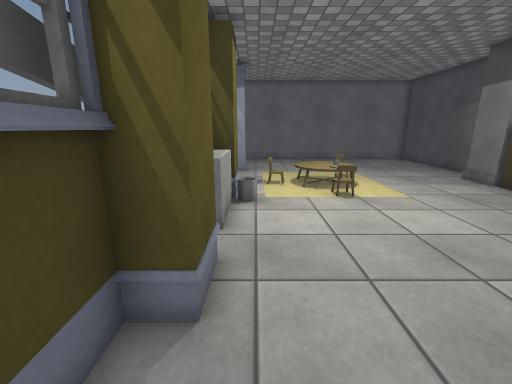
view 1 (above)

12 first-person views from a walk through a Unity game level. The camera is 1.3 m above the floor, tilts 14° down and sees 90° across. The floor is counted in squares, 0.5 m on a side. Each view is taken from the middle of a square. On the plan, view 1 faces up. The plan holds only what a view shows up to about 18 squares ahead; the rest is blank. The place goes on beyond the plan. Surface patterns are stand-ins for the level's own textures.

view 2
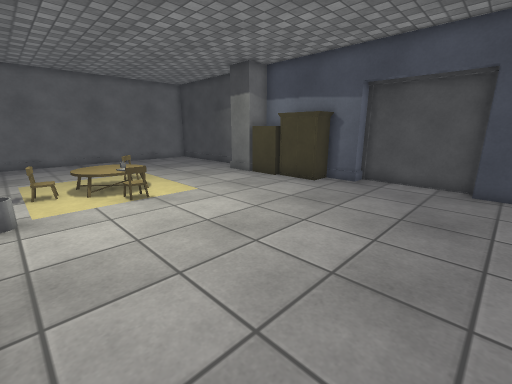

view 3
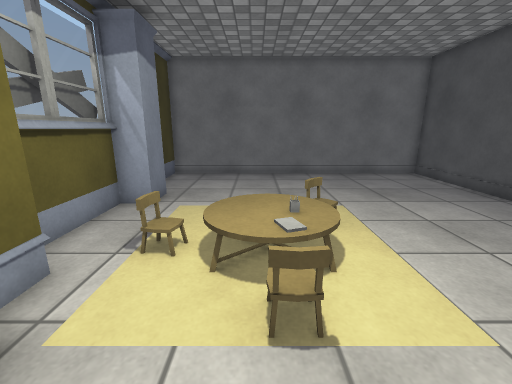

view 4
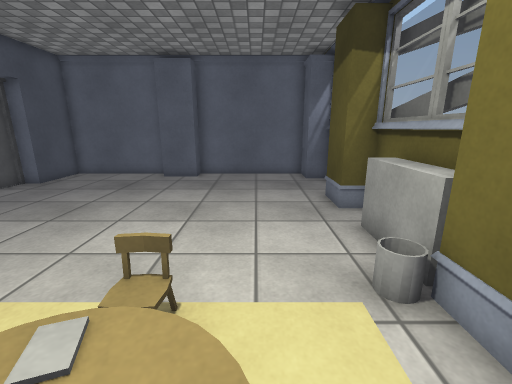

view 5
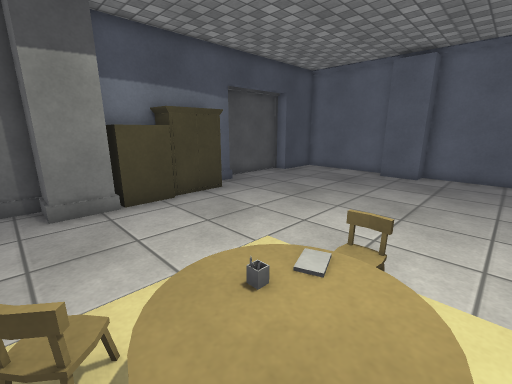

view 6
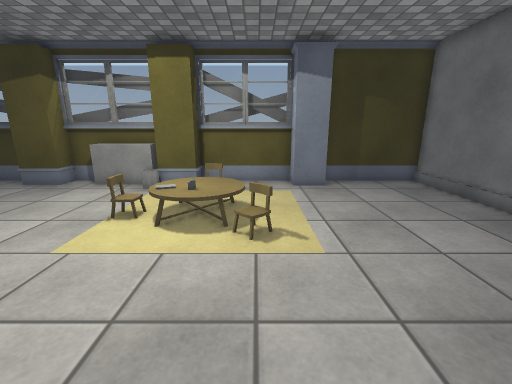

view 7
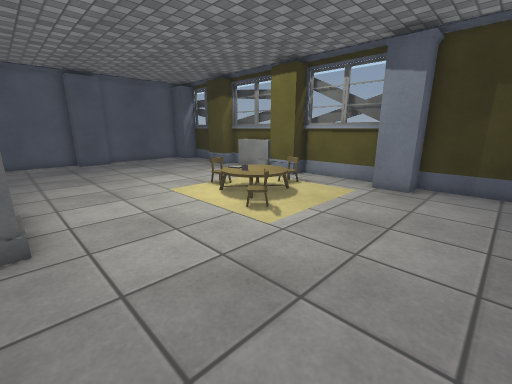

view 8
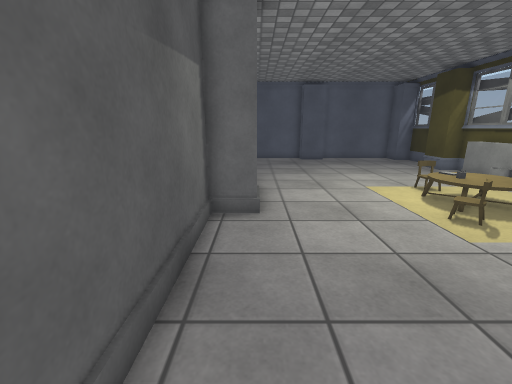

view 9
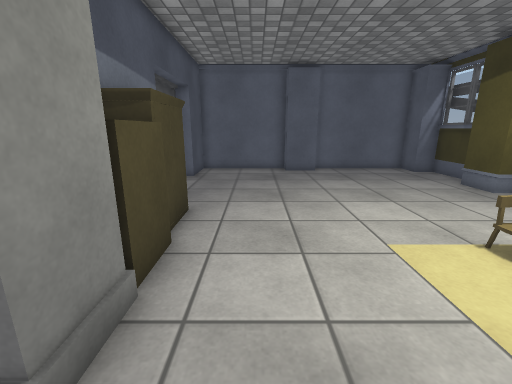

view 10
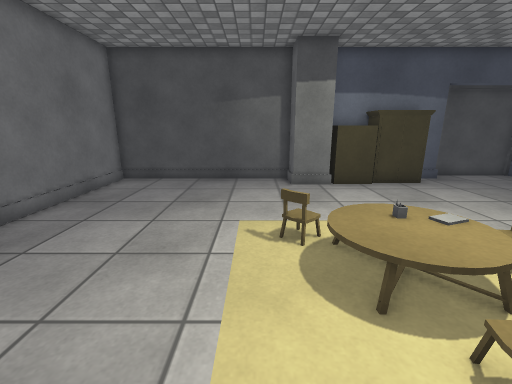

view 11
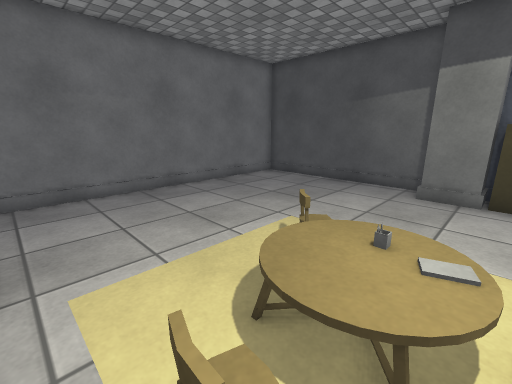

view 12
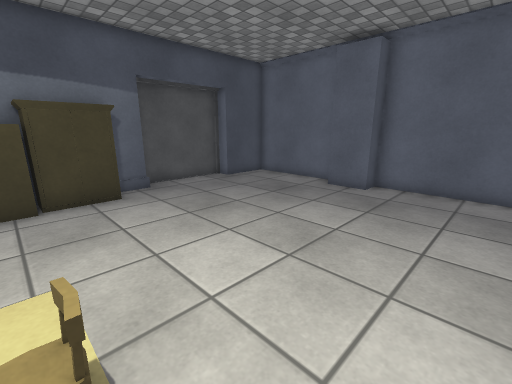

### Floor plan
Key: @ floor where view 1 was taken; # wall or solid block; . floor; B box; O other object.
Columns run from 2 left of view 1 to 13 right of it. Each row starts with its distance up from view 1.
 22 ################
 21 #.............#
 20 #.............#
 19 #.............#
 18 #.............#
 17 ##............#
 16 ##............#
 15 #.............#
 14 #.....BO......#
 13 #....OO......##
 12 #..OOOO......##
 11 ##...OO......BB
 10 ##...BB......BB
  9 #B...........##
  8 #B...........##
  7 #B...........##
  6 #B............#
  5 ##.............#
  4 ##.............#
  3 ##.............#
  2 #..............#
  1 #..............#
  0 #.@...........##
 -1 ##.....###....#
 -2  ##############

Where each view was taken, in squares from view 1:
view 1: 0 up, 0 right, facing up
view 2: 0 up, 0 right, facing up-right
view 3: 7 up, 3 right, facing up
view 4: 13 up, 2 right, facing down
view 5: 14 up, 2 right, facing down-right
view 6: 14 up, 11 right, facing left
view 7: 20 up, 11 right, facing down-left
view 8: 21 up, 11 right, facing down
view 9: 15 up, 9 right, facing down
view 10: 15 up, 1 left, facing right
view 11: 11 up, 0 right, facing up-right
view 12: 10 up, 1 right, facing down-right
